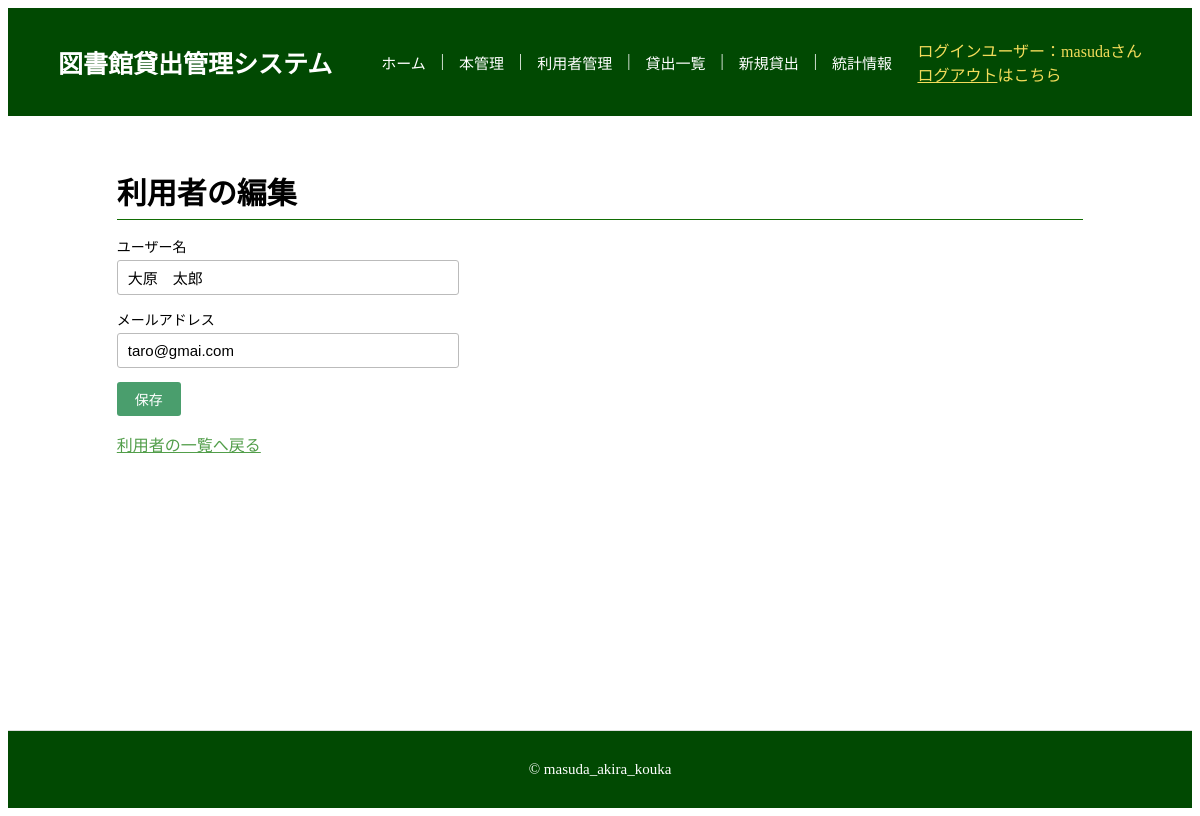
Screenshot of /users/users_list/1/update (signed in) with the database file from the repository.
### models.py (models this page shows, shortened)
class LoginUser(db.Model, UserMixin):
    __tablename__ = "login_users"
    id = db.Column(db.Integer, primary_key=True)
    username = db.Column(db.String(30), unique=True, nullable=False, index=True)
    email = db.Column(db.String(255), unique=True, nullable=False, index=True)
    password_hash = db.Column(db.String(255), nullable=False)
    created_at = db.Column(db.DateTime, default=datetime.now)
    updated_at = db.Column(db.DateTime, default=datetime.now, onupdate=datetime.now)
    @property
    def password(self):
        raise AttributeError("読み取り不可")

class User(db.Model):
    __tablename__ = "users"
    user_id = db.Column(db.Integer, primary_key=True)
    name = db.Column(db.String(255), nullable=False)
    email = db.Column(db.String(255), nullable=False)
    blackflag = db.Column(db.Boolean, nullable=False, default=False)
    overdue_count = db.Column(db.Integer, nullable=False, default=0)
    user_borrowed_count = db.Column(db.Integer, nullable=False, default=0)

### application/users/views.py (the view)
@users.route("/users_list/<int:id>/update", methods=["GET", "POST"])
@login_required
def users_update(id):
    user = User.query.get_or_404(id)
    form = UserForm(obj=user)
    form.user_id = user.user_id
    if form.validate_on_submit():
        user.name = form.name.data
        user.email = form.email.data
        db.session.commit()
        return redirect(url_for("users.users_list"))
    return render_template("users/update.html", form=form)

### application/users/forms.py (shortened to what this page needs)
class UserForm(FlaskForm):
    user_id = None
    name = StringField(
        "ユーザー名",
        validators=[
            DataRequired("ユーザー名は必須です"),
        ],
    )
    email = EmailField(
        "メールアドレス",
        validators=[
            DataRequired("メールアドレスは必須です"),
            Email("メールアドレスの形式で入力してください"),
        ],
    )
    submit = SubmitField("保存")

### app.py (called while the page is built)
@app.before_request
def load_user():
    user_id = session.get('_user_id')
    if user_id is None:
        g.user = None
    else:
        g.user = LoginUser.query.get(user_id)

### models.py (called while the page is built)
@login_manager.user_loader
def load_user(user_id):
    return LoginUser.query.get(user_id)

### templates/users/update.html (shortened to what this page needs)
{% extends "base.html" %}
{% block content %}
<div>
    <h2 class="site-h2">利用者の編集</h2>
    <form method="post">
        <div class="form-group">
            {{ form.name.label }}
            {{ form.name(class="form-control") }}
            <br>
        </div>
        <div class="form-group">
            {{ form.email.label }}
            {{ form.email(class="form-control") }}
            <br>
        </div>
        {{ form.submit(class="btn btn-primary") }}
    </form>
    <p class="mt-16"><a href="{{ url_for('users.users_list') }}">利用者の一覧へ戻る</a></p>
</div>
{% endblock %}

### templates/base.html (shortened to what this page needs)
<!DOCTYPE html>
<html lang="ja">
<head>
    <link rel="stylesheet" href="{{ url_for('static', filename='style.css') }}" />
</head>
<body class="site-body">
    <header class="site-header">
        <div class="header-inner">
            <span class="site-title">図書館貸出管理システム</span>
            <nav class="nav-links">
                <a href="{{ url_for('home') }}">ホーム</a>|
                <a href="{{ url_for('books.books_list') }}">本管理</a>|
                <a href="{{ url_for('users.users_list') }}">利用者管理</a>|
                <a href="{{ url_for('borrows.borrows_active_list') }}">貸出一覧</a>|
                <a href="{{ url_for('borrows.borrows_new') }}">新規貸出</a>|
                <a href="{{ url_for('ranking.ranking_list') }}">統計情報</a>
            </nav>
            {% if g.user %}
            <div class="user-info">
                <span>ログインユーザー：{{ g.user.username }}さん</span><br>
                <a href="{{ url_for('auth.logout') }}">ログアウト</a>はこちら
            </div>
            {% endif %}
        </div>
    </header>
    <main class="main-content">
        {% block content %}{% endblock %}
    </main>
    <footer class="site-footer">
        <p>&copy; masuda_akira_kouka</p>
    </footer>
</body>
</html>

### static/style.css (style rules this page uses)
.form-group { margin-bottom: 14px; }
.site-body { display: flex; flex-direction: column; min-height: 100vh; }
.site-header { background-color: #014902; padding: 30px 50px; }
.header-inner { display: flex; align-items: center; gap: 24px; flex-wrap: wrap; }
.main-content { flex: 1; width: 85%; margin: 28px auto; padding: 0 20px; box-sizing: border-box; }
.site-footer { text-align: center; padding: 15px; margin-top: 40px; border-top: 1px solid #ddd; font-size: 15px; color: white; background-color: #014902; }
.site-title { color: white; font-weight: bold; font-size: 25px; padding-right: 25px; }
.nav-links { display: flex; gap: 15px; flex: 1; color: white; }
.nav-links a { color: #fff; text-decoration: none; font-size: 15px; }
.user-info { align-items: center; gap: 12px; color: rgb(243, 220, 91); }
.user-info a { color: rgb(243, 220, 91); }
.site-h2 { font-size: 30px; margin-bottom: 16px; border-bottom: 1px solid #126d04; padding-bottom: 6px; }
.form-group label { display: block; font-size: 14px; margin-bottom: 4px; }
.form-group input, .form-group select { padding: 8px 10px; border: 1px solid #bbb; border-radius: 3px; font-size: 15px; width: 100%; max-width: 320px; }
.btn { display: inline-block; padding: 7px 18px; border: none; border-radius: 3px; font-size: 14px; cursor: pointer; text-decoration: none; }
.btn-primary { background-color: #4a9e6d; color: #fff; }
a { color: #529e4a; }

### rows the page displays
LoginUser: user.username "masuda"
User: name "大原 太郎", email "taro@gmai.com"
